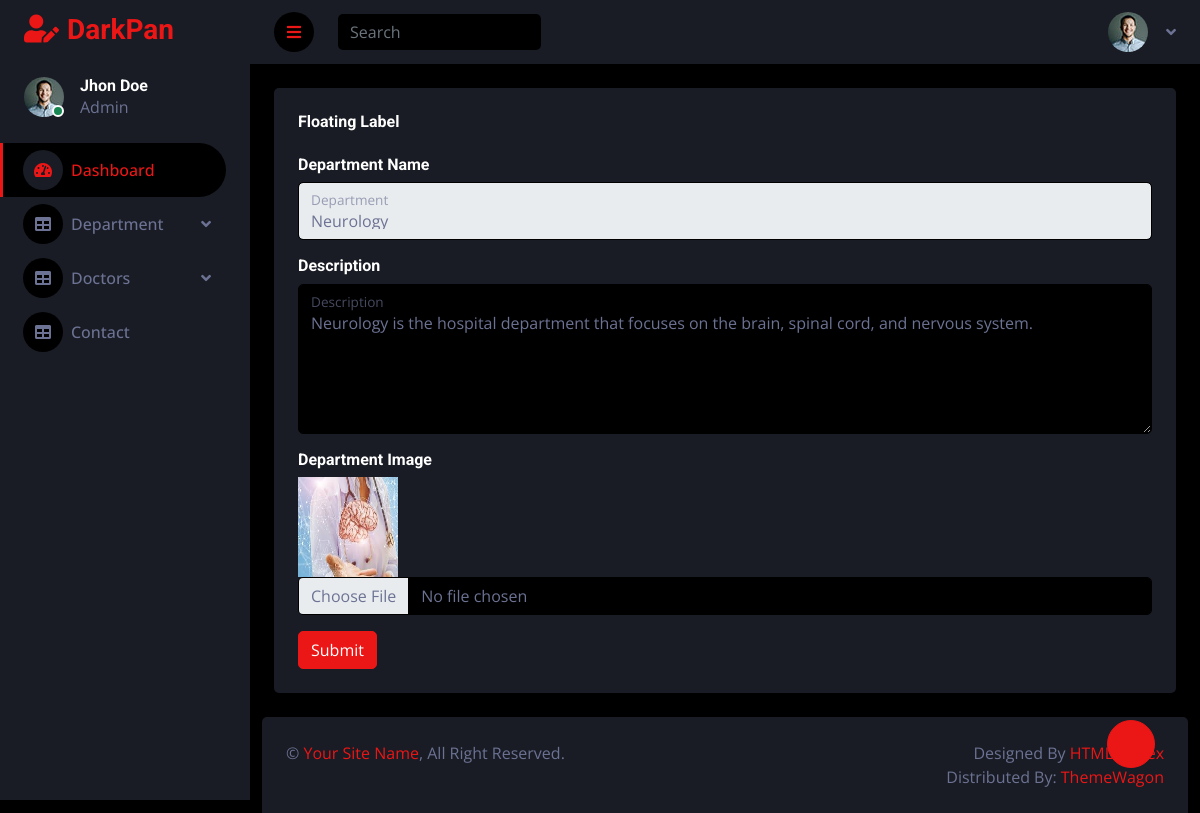
The app's page /hospital/edit_department/2/, older data.
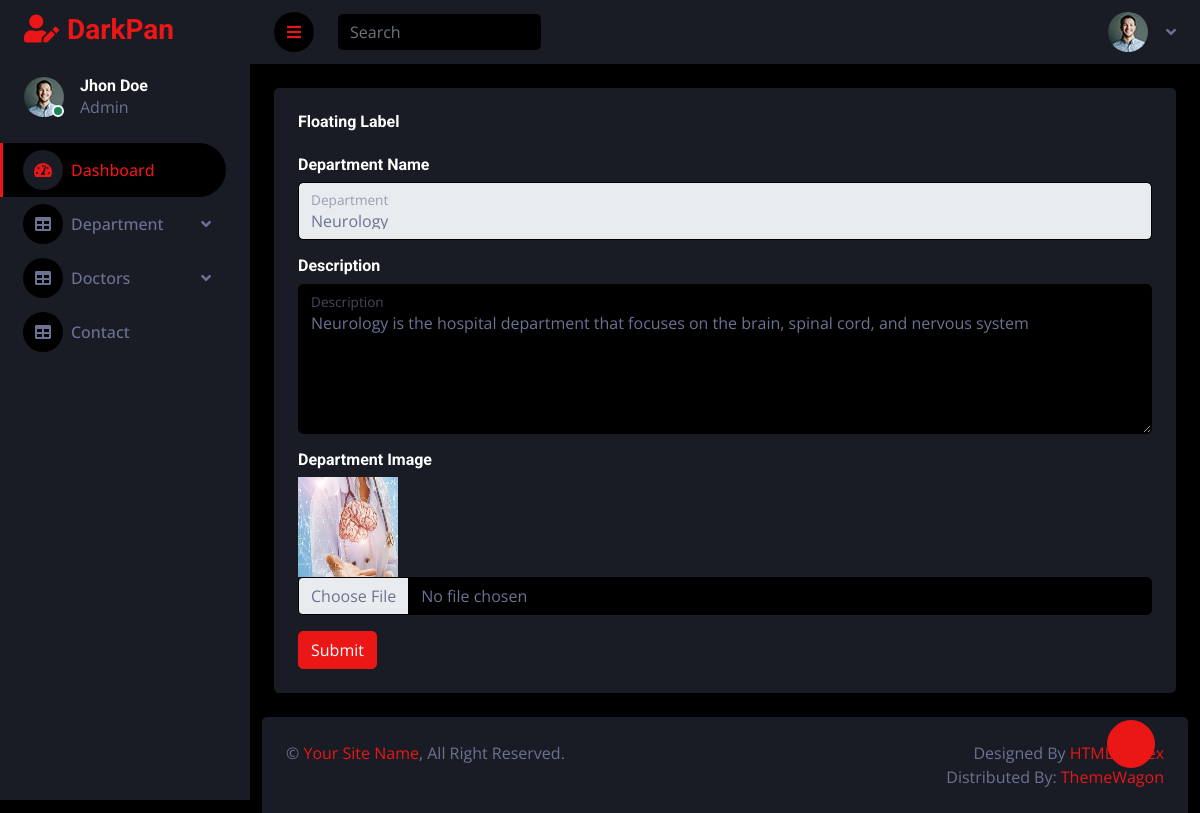
The same page, newer data.
### hospitalapp/models.py (models this page shows, shortened)
class DepartmentDb(models.Model):
    Department_Name = models.CharField(max_length=100)
    Department_Description = models.TextField()
    Department_Image = models.ImageField(upload_to="department/",blank=True, null=True)

### hospitalapp/views.py (the view)
# urls.py: path('edit_department/<int:department_id>/',views.edit_department,name='edit_department'),
def edit_department(request,department_id):
    department = DepartmentDb.objects.all()
    data=DepartmentDb.objects.get(id=department_id)
    return render(request,'Edit_Department.html',{'data':data,'department':department})

### hospitalapp/templates/Edit_Department.html (shortened to what this page needs)
<!DOCTYPE html>
{% extends 'dashboard.html' %}
{% block content %}
<html lang="en">
<head>
</head>
<body>
    <form method="post" action="{% url 'update_department' department_id=data.id %}" enctype="multipart/form-data">
        <div class="container-fluid pt-4 px-4">
                <div class="row g-4" >
                    <div class="col-sm-12 col-xl-12">
                        <div class="bg-secondary rounded h-100 p-4">
                            <h6 class="mb-4">Floating Label</h6>
                            <h6>Department Name</h6>
                             <div class="form-floating mb-3">
                                <select class="form-control" id="floatingInput" name="Department_Name">
                                    <option>{{ data.Department_Name }}</option>
                                </select>
                                 <label for="floatingInput">Department</label>
                            </div>
                            <h6>Description</h6>
                            <div class="form-floating mb-3" >
                                <textarea class="form-control" placeholder="Description" id="floatingTextarea" style="height: 150px;" name="Department_Description">{{ data.Department_Description }}</textarea>
                                <label for="floatingTextarea">Description</label>
                            </div>
                            <h6>Department Image</h6>
                            <div class="mb-3">
                                <img src="{{ data.Department_Image.url }}" width="100px" height="100px">
                                <input class="form-control bg-dark" type="file" id="formFile" placeholder="Department Image" name="Department_Image">
                            </div>
                                <button type="submit" class="btn btn-primary">Submit</button>
                        </div>
                    </div>
                </div>
            </div>
    </form>
</body>
</html>
{% endblock %}

Row changes from the older to the newer data that the page shows:
changed DepartmentDb "Neurology": Department_Description "Neurology is the hospital department that focuses on the brain, spinal cord, and nervous system." → "Neurology is the hospital department that focuses on the brain, spinal cord, and nervous system"
